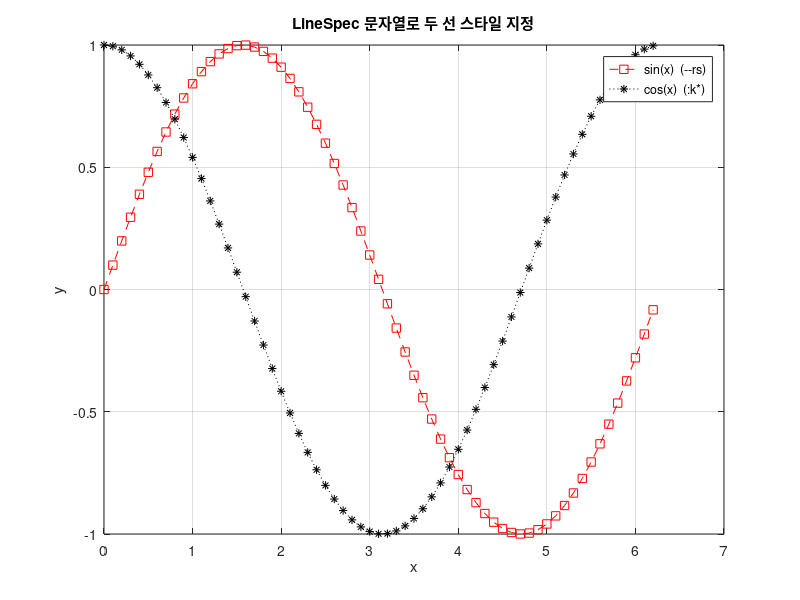

Recreate this plot in MATLAB. (Note: this script raises an error after producing the figure.)
% sol0501_4.m - 연습문제 5.1.2-1 LineSpec 문자열만으로 스타일 지정
clear; clc; close all

x = 0:0.1:2*pi;

plot(x, sin(x), "--rs", x, cos(x), ":k*")
%          |  |        |  |
%          |  사각 마커 |  별 마커
%          빨강 파선     검정 점선
title("LineSpec 문자열로 두 선 스타일 지정")
xlabel("x"), ylabel("y"), grid on
legend("sin(x)  (--rs)", "cos(x)  (:k*)", Location="northeast")

theme(gcf, "light")
exportgraphics(gcf, "../../textbook/ch05/img/sol0501_4.png")
